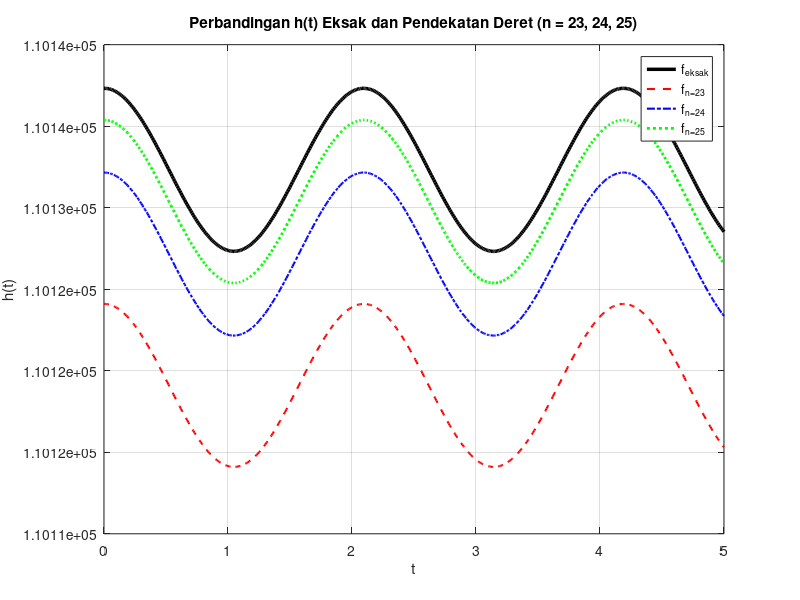
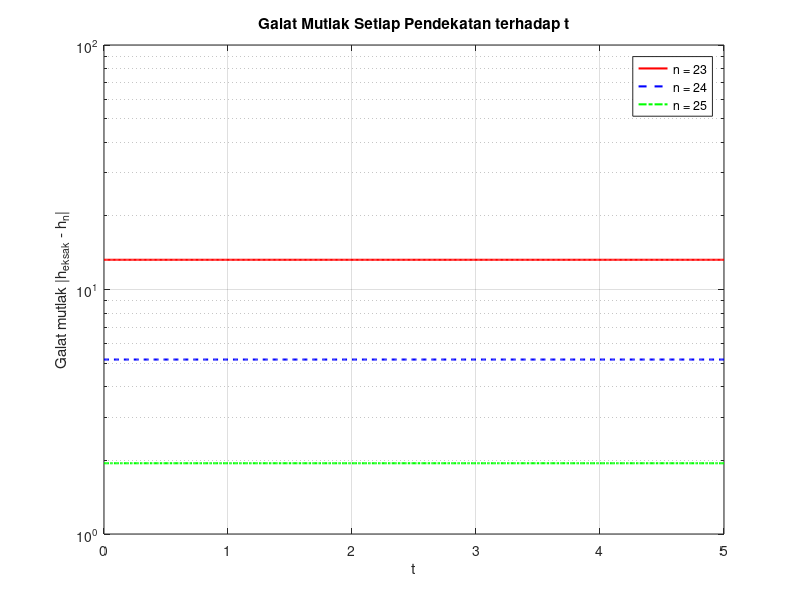

Write MATLAB code to recreate these figures, in order.
clc; clear; close all;

%% 1. DATA MASUKAN (sesuai soal)
lambda = 12; % panjang gelombang
v      = 36; % kecepatan
x      = 10; % nilai x pada e^x
h0     = 5; % amplitudo awal
N      = [23 24 25]; % batas iterasi (indeks suku terakhir)
toleransi = 1; % batas toleransi galat relatif (%)

t = 0:0.01:5; % rentang waktu 0 <= t <= 5, langkah 0,01
z = t*v/lambda; % argumen cosinus: z = t*v/lambda

fprintf('=== KASUS 1: GALAT PEMOTONGAN GELOMBANG AIR LAUT ===\n');
fprintf('lambda = %d, v = %d, x = %d, h0 = %d\n', lambda, v, x, h0);
fprintf('Rentang t : 0 s.d. 5 (langkah 0,01) -> %d titik\n', length(t));
fprintf('Argumen cos z = t*v/lambda = %d*t, jadi z berkisar 0 s.d. %d\n\n', v/lambda, 5*v/lambda);

%% 2. HASIL EKSAK
h_eksak = h0 * (cos(z) + exp(x));
fprintf('e^x eksak (x = %d) = %.10f\n\n', x, exp(x));

%% 3. HASIL PENDEKATAN UNTUK SETIAP n
h_pendekatan = zeros(length(N), length(t)); % baris = n, kolom = t
ex_pendekatan = zeros(1, length(N));
rerata_mutlak = zeros(1, length(N));
rerata_relatif = zeros(1, length(N));
maks_relatif = zeros(1, length(N));
min_mutlak = zeros(1, length(N));
maks_mutlak = zeros(1, length(N));

for j = 1:length(N)
    n = N(j);

    % --- 3a. Pendekatan e^x = sum_{k=0}^{n} x^k / k!
    ex = 0;
    suku = 1; % suku ke-0 = x^0/0! = 1
    for k = 0:n
        if k > 0
            suku = suku * x / k; % suku_k = suku_(k-1) * x / k
        end
        ex = ex + suku;
    end
    ex_pendekatan(j) = ex;

    % --- 3b. Pendekatan cos(z) = sum_{k=0}^{n} (-1)^k z^(2k) / (2k)!
    cs = zeros(size(z));
    sukuC = ones(size(z)); % suku ke-0 = 1
    for k = 0:n
        if k > 0
            sukuC = sukuC .* (-z.^2) / ((2*k-1)*(2*k));
        end
        cs = cs + sukuC;
    end

    % --- 3c. Gabungkan menjadi h pendekatan
    h_pendekatan(j,:) = h0 * (cs + ex);

    % --- 3d. Galat
    galat_mutlak = abs(h_eksak - h_pendekatan(j,:));
    galat_relatif = galat_mutlak ./ abs(h_eksak) * 100; % dalam persen
    rerata_mutlak(j)  = mean(galat_mutlak);
    rerata_relatif(j) = mean(galat_relatif);
    maks_relatif(j)   = max(galat_relatif);
    min_mutlak(j)     = min(galat_mutlak);
    maks_mutlak(j)    = max(galat_mutlak);

    fprintf('--- n = %d ---\n', n);
    fprintf('e^x pendekatan          = %.10f\n', ex);
    fprintf('Galat mutlak e^x        = %.10f\n', abs(exp(x) - ex));
    fprintf('Galat mutlak h minimum  = %.10f\n', min_mutlak(j));
    fprintf('Galat mutlak h maksimum = %.10f\n', maks_mutlak(j));
    fprintf('Rerata galat mutlak h   = %.10f\n', rerata_mutlak(j));
    fprintf('Rerata galat relatif h  = %.10f %%\n', rerata_relatif(j));
    fprintf('Galat relatif maksimum  = %.10f %%\n\n', maks_relatif(j));
end

%% 4. CUPLIKAN NILAI h PADA BEBERAPA t
fprintf('--- Cuplikan nilai h(t) ---\n');
fprintf('%-6s %-18s %-18s %-18s %-18s\n', 't', 'f_eksak', 'f_n=23', 'f_n=24', 'f_n=25');
for tt = 0:1:5
    i = round(tt/0.01) + 1;
    fprintf('%-6.1f %-18.6f %-18.6f %-18.6f %-18.6f\n', tt, h_eksak(i), ...
        h_pendekatan(1,i), h_pendekatan(2,i), h_pendekatan(3,i));
end

%% 5. PERBANDINGAN DENGAN TOLERANSI
fprintf('\n--- Perbandingan dengan toleransi %.0f %% ---\n', toleransi);
fprintf('%-6s %-24s %-24s %-10s\n', 'n', 'Rerata galat mutlak', 'Rerata galat relatif (%)', 'Keputusan');
for j = 1:length(N)
    if rerata_relatif(j) <= toleransi
        keputusan = 'LAYAK';
    else
        keputusan = 'TIDAK LAYAK';
    end
    fprintf('%-6d %-24.8f %-24.10f %-10s\n', N(j), rerata_mutlak(j), rerata_relatif(j), keputusan);
end

%% 6. GRAFIK 1: KEEMPAT FUNGSI DALAM SATU PLOT
figure(1);
plot(t, h_eksak, 'k-', 'LineWidth', 2.5); hold on;
plot(t, h_pendekatan(1,:), 'r--', 'LineWidth', 1.5);
plot(t, h_pendekatan(2,:), 'b-.', 'LineWidth', 1.5);
plot(t, h_pendekatan(3,:), 'g:',  'LineWidth', 2);
hold off; grid on;
xlabel('t'); ylabel('h(t)');
title('Perbandingan h(t) Eksak dan Pendekatan Deret (n = 23, 24, 25)');
legend('f_{eksak}', 'f_{n=23}', 'f_{n=24}', 'f_{n=25}', 'Location', 'best');
saveas(gcf, 'kasus1_grafik_h.png');

%% 7. GRAFIK 2: GALAT MUTLAK TERHADAP t
figure(2);
semilogy(t, abs(h_eksak - h_pendekatan(1,:)), 'r-',  'LineWidth', 1.5); hold on;
semilogy(t, abs(h_eksak - h_pendekatan(2,:)), 'b--', 'LineWidth', 1.5);
semilogy(t, abs(h_eksak - h_pendekatan(3,:)), 'g-.', 'LineWidth', 1.5);
hold off; grid on;
xlabel('t'); ylabel('Galat mutlak |h_{eksak} - h_n|');
title('Galat Mutlak Setiap Pendekatan terhadap t');
legend('n = 23', 'n = 24', 'n = 25', 'Location', 'best');
saveas(gcf, 'kasus1_grafik_galat.png');
